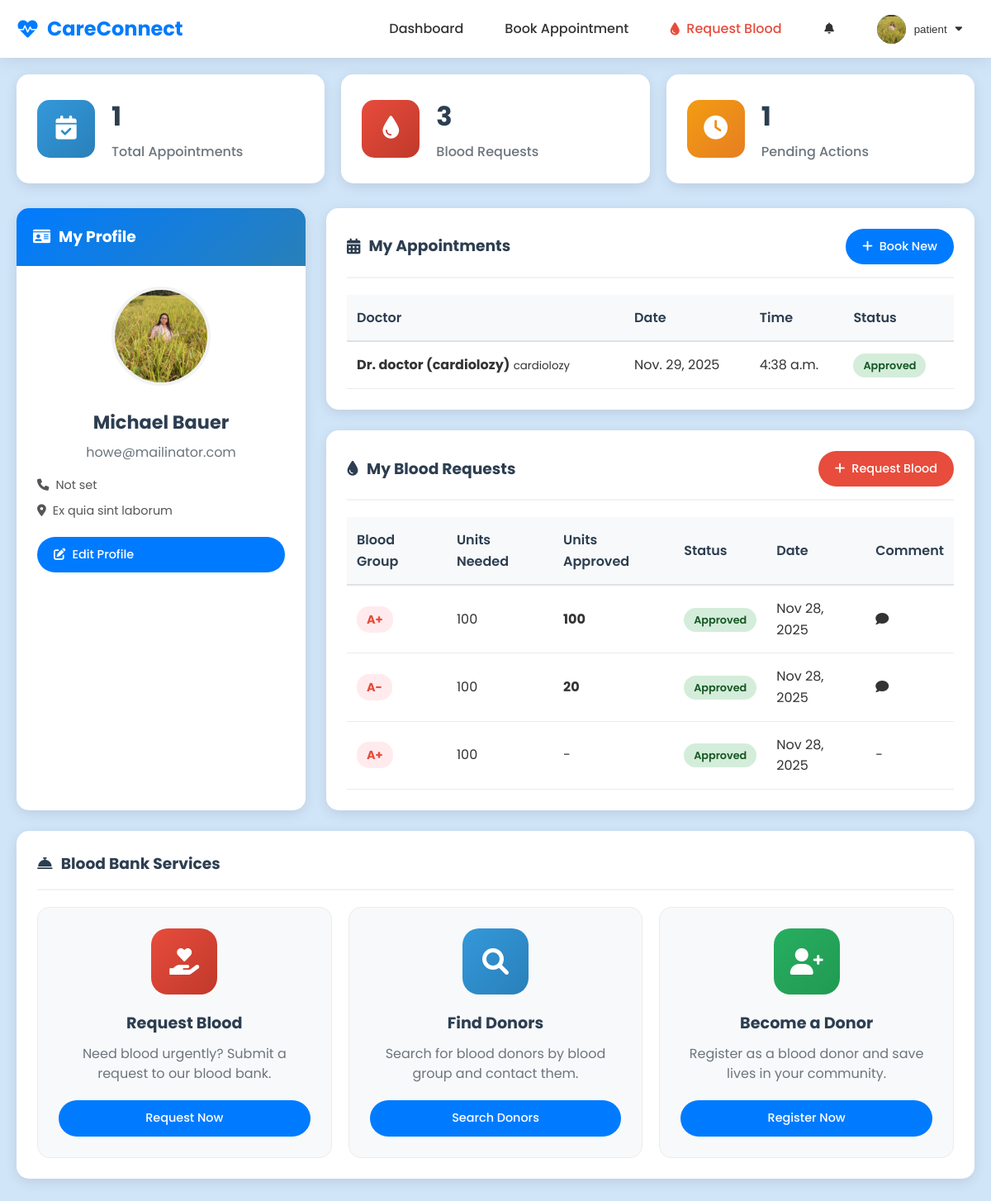
The app's page /patient/dashboard/ (signed in) with its own data.
### core/models.py (models this page shows, shortened)
class User(AbstractUser):
    is_patient = models.BooleanField(default=False)
    is_doctor = models.BooleanField(default=False)
    groups = models.ManyToManyField(
        'auth.Group',
        verbose_name='groups',
        blank=True,
        help_text='The groups this user belongs to. A user will get all permissions granted to each of their groups.',
        related_name="custom_user_set",
        related_query_name="user",
    )
    user_permissions = models.ManyToManyField(
        'auth.Permission',
        verbose_name='user permissions',
        blank=True,
        help_text='Specific permissions for this user.',
        related_name="custom_user_set",
        related_query_name="user",
    )

### patient/models.py (models this page shows, shortened)
class PatientProfile(models.Model):
    user = models.OneToOneField(settings.AUTH_USER_MODEL, on_delete=models.CASCADE, related_name='patient_profile')
    address = models.TextField()
    phone_number = models.CharField(max_length=15)
    profile_pic = models.ImageField(upload_to='profile_pics/patient/', blank=True, null=True)

### doctor/models.py (models this page shows, shortened)
class Appointment(models.Model):
    STATUS_CHOICES = (
        ('pending', 'Pending'),
        ('approved', 'Approved'),
        ('declined', 'Declined'),
    )
    patient = models.ForeignKey(settings.AUTH_USER_MODEL, on_delete=models.CASCADE, related_name='appointments_as_patient')
    doctor = models.ForeignKey(DoctorProfile, on_delete=models.CASCADE, related_name='appointments_as_doctor')
    date = models.DateField()
    time = models.TimeField()
    description = models.TextField()
    status = models.CharField(max_length=10, choices=STATUS_CHOICES, default='pending')
    created_at = models.DateTimeField(auto_now_add=True)

class DoctorProfile(models.Model):
    STATUS_CHOICES = (
        ('pending', 'Pending'),
        ('active', 'Active'),
        ('rejected', 'Rejected'),
    )
    user = models.OneToOneField(settings.AUTH_USER_MODEL, on_delete=models.CASCADE, related_name='doctor_profile')
    specialization = models.CharField(max_length=100)
    address = models.TextField()
    phone_number = models.CharField(max_length=15)
    profile_pic = models.ImageField(upload_to='profile_pics/doctor/', blank=True, null=True)
    status = models.CharField(max_length=10, choices=STATUS_CHOICES, default='pending')
    def __str__(self):
        return f"Dr. {self.user.username} ({self.specialization})"

### blood_bank/models.py (models this page shows, shortened)
class BloodRequest(models.Model):
    BLOOD_GROUPS = BloodInventory.BLOOD_GROUPS
    STATUS_CHOICES = (
        ('pending', 'Pending'),
        ('approved', 'Approved'),
        ('rejected', 'Rejected'),
        ('fulfilled', 'Fulfilled'),
    )
    user = models.ForeignKey(settings.AUTH_USER_MODEL, on_delete=models.CASCADE, null=True, blank=True)
    patient_name = models.CharField(max_length=100)
    blood_group = models.CharField(max_length=5, choices=BLOOD_GROUPS)
    units_needed = models.PositiveIntegerField(default=1)
    contact_number = models.CharField(max_length=15)
    hospital_name = models.CharField(max_length=200)
    reason = models.TextField()
    status = models.CharField(max_length=20, choices=STATUS_CHOICES, default='pending')
    request_date = models.DateTimeField(auto_now_add=True)
    units_approved = models.PositiveIntegerField(default=0)
    admin_comment = models.TextField(blank=True, null=True)

### patient/views.py (the view)
# urls.py: path('dashboard/', views.patient_dashboard, name='patient_dashboard'),
@login_required
def patient_dashboard(request):
    if not request.user.is_patient:
        return redirect('home')
    appointments = Appointment.objects.filter(patient=request.user).order_by('-date', '-time')
    blood_requests = BloodRequest.objects.filter(user=request.user).order_by('-request_date')
    return render(request, 'patient/dashboard.html', {
        'appointments': appointments,
        'blood_requests': blood_requests
    })

### templates/patient/dashboard.html (shortened to what this page needs)
{% extends 'base.html' %}
{% block content %}
<div class="patient-dashboard">
    <div class="stats-grid">
        <div class="stat-card animate-slide-up" style="animation-delay: 0.1s;">
            <div class="stat-icon appointment-icon">
                <i class="fas fa-calendar-check"></i>
            </div>
            <div class="stat-content">
                <h3 class="stat-number">{{ appointments.count }}</h3>
                <p class="stat-label">Total Appointments</p>
            </div>
        </div>
        <div class="stat-card animate-slide-up" style="animation-delay: 0.2s;">
            <div class="stat-icon blood-icon">
                <i class="fas fa-tint"></i>
            </div>
            <div class="stat-content">
                <h3 class="stat-number">{{ blood_requests.count }}</h3>
                <p class="stat-label">Blood Requests</p>
            </div>
        </div>
        <div class="stat-card animate-slide-up" style="animation-delay: 0.3s;">
            <div class="stat-icon pending-icon">
                <i class="fas fa-clock"></i>
            </div>
            <div class="stat-content">
                <h3 class="stat-number">{{ appointments|length }}</h3>
                <p class="stat-label">Pending Actions</p>
            </div>
        </div>
    </div>
    <div class="main-grid">
        <div class="profile-section animate-slide-up" style="animation-delay: 0.4s;">
            <div class="profile-header">
                <h3><i class="fas fa-id-card"></i> My Profile</h3>
            </div>
            <div class="profile-content">
                <div class="profile-avatar">
                    {% if user.patient_profile.profile_pic %}
                    <img src="{{ user.patient_profile.profile_pic.url }}" alt="Profile Picture" class="avatar-img">
                    {% else %}
                    <div class="avatar-placeholder">
                        <i class="fas fa-user"></i>
                    </div>
                    {% endif %}
                </div>
                <div class="profile-info">
                    <h4 class="patient-name">{{ user.get_full_name }}</h4>
                    <p class="patient-email">{{ user.email }}</p>
                    <div class="profile-meta">
                        <span class="meta-item">
                            <i class="fas fa-phone"></i>
                            {{ user.patient_profile.contact_number|default:"Not set" }}
                        </span>
                        <span class="meta-item">
                            <i class="fas fa-map-marker-alt"></i>
                            {{ user.patient_profile.address|default:"Not set" }}
                        </span>
                    </div>
                </div>
                <a href="{% url 'patient_profile' %}" class="btn profile-btn-full">
                    <i class="fas fa-edit"></i> Edit Profile
                </a>
            </div>
        </div>
        <div class="appointments-section animate-slide-up" style="animation-delay: 0.5s;">
            <div class="section-header">
                <h3><i class="fas fa-calendar-alt"></i> My Appointments</h3>
                <a href="{% url 'book_appointment' %}" class="btn primary-btn">
                    <i class="fas fa-plus"></i> Book New
                </a>
            </div>
            {% if appointments %}
            <div class="appointments-container">
                <table class="desktop-table">
                    <thead>
                        <tr>
                            <th>Doctor</th>
                            <th>Date</th>
                            <th>Time</th>
                            <th>Status</th>
                        </tr>
                    </thead>
                    <tbody>
                        {% for appointment in appointments %}
                        <tr>
                            <td>
                                <div class="doctor-info">
                                    <strong>{{ appointment.doctor }}</strong>
                                    <small>{{ appointment.doctor.specialization }}</small>
                                </div>
                            </td>
                            <td>{{ appointment.date }}</td>
                            <td>{{ appointment.time }}</td>
                            <td>
                                <span class="status-badge status-{{ appointment.status }}">
                                    {{ appointment.get_status_display }}
                                </span>
                            </td>
                        </tr>
                        {% endfor %}
                    </tbody>
                </table>
            </div>
            {% endif %}
        </div>
        <div class="blood-requests-section animate-slide-up" style="animation-delay: 0.6s;">
            <div class="section-header">
                <h3><i class="fas fa-tint"></i> My Blood Requests</h3>
                <a href="{% url 'request_blood' %}" class="btn danger-btn">
                    <i class="fas fa-plus"></i> Request Blood
                </a>
            </div>
            {% if blood_requests %}
            <div class="requests-container">
                <table class="desktop-table">
                    <thead>
                        <tr>
                            <th>Blood Group</th>
                            <th>Units Needed</th>
                            <th>Units Approved</th>
                            <th>Status</th>
                            <th>Date</th>
                            <th>Comment</th>
                        </tr>
                    </thead>
                    <tbody>
                        {% for request in blood_requests %}
                        <tr>
                            <td>
                                <span class="blood-group-badge">{{ request.blood_group }}</span>
                            </td>
                            <td>{{ request.units_needed }}</td>
                            <td>
                                {% if request.units_approved > 0 %}
                                <strong class="approved-units">{{ request.units_approved }}</strong>
                                {% else %}
                                <span class="no-units">-</span>
                                {% endif %}
                            </td>
                            <td>
                                <span class="status-badge status-{{ request.status }}">
                                    {{ request.get_status_display }}
                                </span>
                            </td>
                            <td>{{ request.request_date|date:"M d, Y" }}</td>
                            <td>
                                {% if request.admin_comment %}
                                <span class="admin-comment" title="{{ request.admin_comment }}">
                                    <i class="fas fa-comment"></i>
                                </span>
                                {% else %}
                                <span class="no-comment">-</span>
                                {% endif %}
                            </td>
                        </tr>
                        {% endfor %}
                    </tbody>
                </table>
            </div>
            {% endif %}
        </div>
        <div class="services-section animate-slide-up" style="animation-delay: 0.7s;">
            <div class="section-header">
                <h3><i class="fas fa-concierge-bell"></i> Blood Bank Services</h3>
            </div>
            <div class="services-grid">
                <div class="service-card">
                    <div class="service-icon blood-request-icon">
                        <i class="fas fa-hand-holding-heart"></i>
                    </div>
                    <h4>Request Blood</h4>
                    <p>Need blood urgently? Submit a request to our blood bank.</p>
                    <a href="{% url 'request_blood' %}" class="btn service-btn">
                        Request Now
                    </a>
                </div>
                <div class="service-card">
                    <div class="service-icon donor-search-icon">
                        <i class="fas fa-search"></i>
                    </div>
                    <h4>Find Donors</h4>
                    <p>Search for blood donors by blood group and contact them.</p>
                    <a href="{% url 'find_donors' %}" class="btn service-btn">
                        Search Donors
                    </a>
                </div>
                <div class="service-card">
                    <div class="service-icon donor-register-icon">
                        <i class="fas fa-user-plus"></i>
                    </div>
                    <h4>Become a Donor</h4>
                    <p>Register as a blood donor and save lives in your community.</p>
                    <a href="{% url 'register_donor' %}" class="btn service-btn">
                        Register Now
                    </a>
                </div>
            </div>
        </div>
    </div>
</div>
{% endblock %}

### templates/base.html (shortened to what this page needs)
<!DOCTYPE html>
<html lang="en">
<head>
    {% load static %}
    <link rel="stylesheet" href="{% static 'css/style.css' %}">
    <link rel="stylesheet" href="https://cdnjs.cloudflare.com/ajax/libs/font-awesome/6.0.0/css/all.min.css">
</head>
<body>
    {% include 'navbar.html' %}
    <main>
        {% block content %}
        {% endblock %}
    </main>
</body>
</html>

### templates/navbar.html (shortened to what this page needs)
<nav class="navbar">
    <div class="container">
        <a href="{% url 'home' %}" class="logo">
            <i class="fas fa-heartbeat"></i> CareConnect
        </a>
        <ul class="nav-links">
            {% if user.is_authenticated %}
            {% if user.is_patient %}
            <li><a href="{% url 'patient_dashboard' %}">Dashboard</a></li>
            <li><a href="{% url 'book_appointment' %}">Book Appointment</a></li>
            <li>
                <a href="{% url 'request_blood' %}" class="blood-bank-link">
                    <i class="fas fa-tint"></i> Request Blood
                </a>
            </li>
            {% elif user.is_doctor %}
            <li><a href="{% url 'doctor_dashboard' %}">Dashboard</a></li>
            {% elif user.is_superuser %}
            <li><a href="{% url 'admin_dashboard' %}">Admin Dashboard</a></li>
            {% endif %}
            <li class="notification-container" id="notificationContainer">
                <button class="notification-trigger" id="notificationTrigger">
                    <i class="fas fa-bell"></i>
                </button>
            </li>
            <li class="user-dropdown">
                <button class="user-trigger" id="userTrigger">
                    <span class="user-avatar">
                        {% if user.patient_profile.profile_pic %}
                        <img src="{{ user.patient_profile.profile_pic.url }}" alt="{{ user.username }}">
                        {% elif user.doctor_profile.profile_pic %}
                        <img src="{{ user.doctor_profile.profile_pic.url }}" alt="{{ user.username }}">
                        {% else %}
                        <i class="fas fa-user"></i>
                        {% endif %}
                    </span>
                    <span class="username">{{ user.username }}</span>
                    <i class="fas fa-caret-down"></i>
                </button>
            </li>
            {% endif %}
        </ul>
    </div>
</nav>

### records on screen
User: patient_profile.profile_pic (picture), username "patient", get_full_name "Michael Bauer", email "howe@mailinator.com", patient_profile.contact_number "Not set", patient_profile.address "Ex quia sint laborum"
Appointment: doctor "Dr. doctor (cardiolozy)", doctor.specialization "cardiolozy", date "Nov. 29, 2025", time "4:38 a.m.", status "Approved"
BloodRequest: blood_group "A+", units_needed "100", units_approved "100", status "Approved", request_date "Nov 28, 2025"
BloodRequest: blood_group "A-", units_needed "100", units_approved "20", status "Approved", request_date "Nov 28, 2025"
BloodRequest: blood_group "A+", units_needed "100", status "Approved", request_date "Nov 28, 2025"

### other values on screen
{{ appointments.count }} "1"
{{ blood_requests.count }} "3"
{{ appointments|length }} "1"
